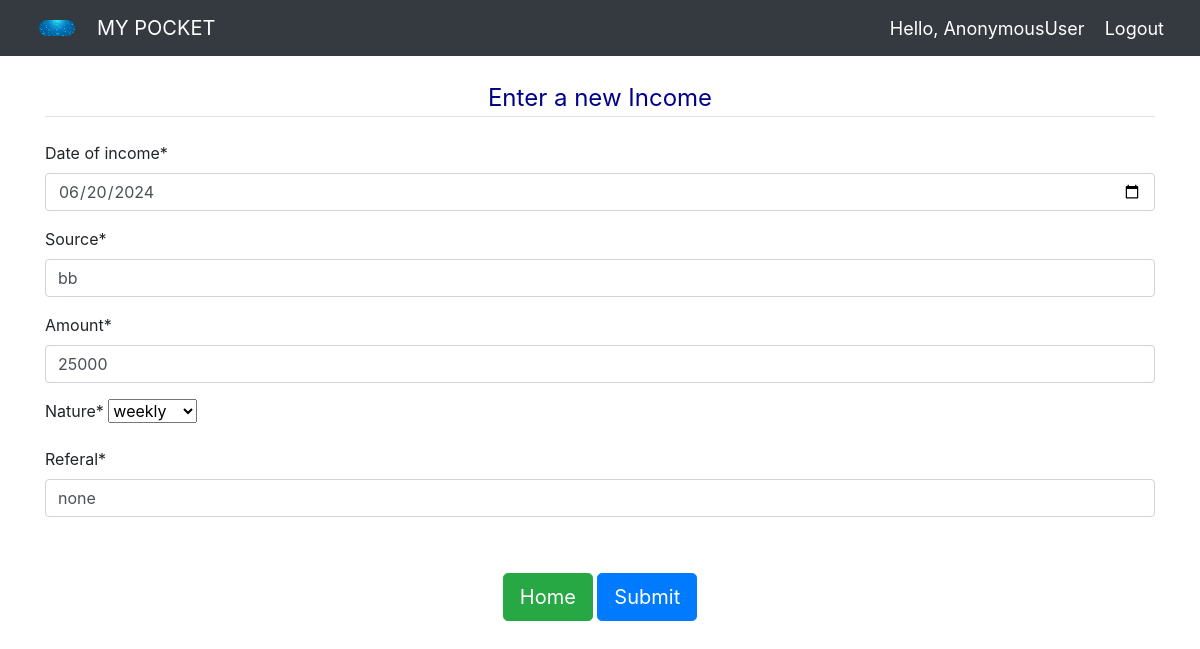
Screenshot of /update_income/1/ with the database file from the repository.
### fmgt_app/models.py (models this page shows)
class Income(models.Model):
	nature_choices =(("daily","daily"),("weekly","weekly"),
                        ("monthly","monthly"),("other","other"))
	date_of_income = models.DateField()
	source = models.CharField(max_length=300, null=False)
	amount = models.PositiveIntegerField()
	nature = models.CharField(max_length=100, null=False, choices = nature_choices)
	referal =models.CharField(max_length=100, null=False)

### fmgt_app/views.py (the view)
# urls.py: path('update_income/<int:id>/', views.updateIncome, name='update_income'),
def updateIncome(request, id):
    income = Income.objects.get(id=id)
    form = IncomeForm(instance=income)
    if request.method == "POST":
        form = IncomeForm(request.POST, instance=income)
        if form.is_valid():
            form.save()
            return redirect('all_income')
    context = {'form': form }
    return render(request, 'create_income.html', context)

### fmgt_app/forms.py
class IncomeForm(ModelForm):
    date_of_income = forms.DateField(widget=forms.widgets.DateInput(
        attrs={'type': 'date'})
    )
    class Meta:
        model = Income
        fields = '__all__'

### fmgt_app/templates/create_income.html (shortened to what this page needs)
{% extends 'main.html' %}
{% load crispy_forms_tags %}
{% load static %}
{% block content  %}
    <link rel="stylesheet" href="{% static 'css/main.css' %}">
    <div class="container" >
    <br>
    <form method="POST"  action="" >
      <fieldset class="form-group">
            <legend class="border-bottom mb-4" style="color: darkblue; text-align: center;">Enter a new Income </legend>
            {{ form|crispy }}
        </fieldset><br>
        <div class="form-group" id="signup-button" align="center">
            <a class="btn btn-lg btn-success" href="{% url 'home' %}">Home</a>
            <button class="btn btn-lg btn-primary">Submit</button>
        </div>
    </form>
{% endblock content %}

### rows the page displays
Income: date_of_income "06/20/2024", source "bb", amount "25000", nature "weekly", referal "none"

### other values shown
{{ request.user }} "AnonymousUser"
